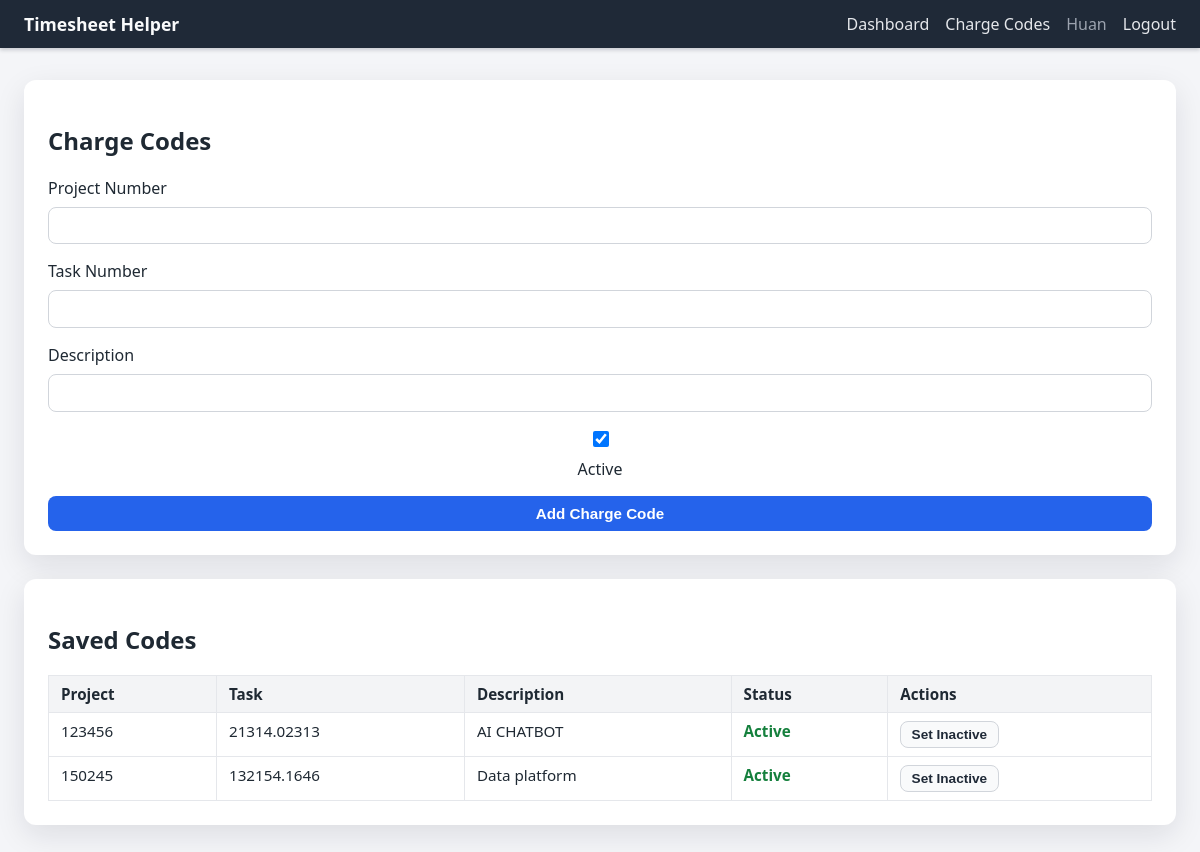
/charge-codes (signed in), run on the app's committed database.
### tables this page shows
CREATE TABLE users (
                id INTEGER PRIMARY KEY AUTOINCREMENT,
                email TEXT UNIQUE NOT NULL,
                name TEXT NOT NULL,
                password_hash TEXT NOT NULL,
                created_at TEXT NOT NULL
            );

CREATE TABLE charge_codes (
                id INTEGER PRIMARY KEY AUTOINCREMENT,
                user_id INTEGER NOT NULL,
                project_number TEXT NOT NULL,
                task_number TEXT NOT NULL,
                description TEXT NOT NULL DEFAULT '', is_active INTEGER NOT NULL DEFAULT 1,
                UNIQUE(user_id, project_number, task_number),
                FOREIGN KEY(user_id) REFERENCES users(id) ON DELETE CASCADE
            );

### app.py (the view, shortened to what this page needs)
    @app.route("/charge-codes", methods=["GET", "POST"])
    def charge_codes():
        if g.user is None:
            return redirect(url_for("login"))
        codes = list_charge_codes(g.user["id"])
        return render_template("charge_codes.html", charge_codes=codes)

### app.py (called while the page is built)
def create_app() -> Flask:
    app = Flask(__name__)
    app.config.update(
        SECRET_KEY="change-me",
        DATABASE=str(DATABASE_PATH),
    )
    app.jinja_env.filters["minutes_to_label"] = minutes_to_label
    app.jinja_env.filters["minutes_to_ampm"] = minutes_to_ampm
    Path(app.config["DATABASE"]).parent.mkdir(parents=True, exist_ok=True)
    @app.before_request
    def load_logged_in_user() -> None:
        g.db = get_db()
        user_id = session.get("user_id")
        if user_id is None:
            g.user = None
        else:
            g.user = get_user_by_id(user_id)
    @app.teardown_appcontext
    def close_db(exception: Optional[BaseException]) -> None:  # pragma: no cover - teardown
        db = g.pop("db", None)
        if db is not None:
            db.close()
    register_routes(app)
    with app.app_context():
        init_db()
    return app

def get_db() -> sqlite3.Connection:
    if "db" not in g:
        conn = sqlite3.connect(current_app.config["DATABASE"])
        conn.row_factory = sqlite3.Row
        g.db = conn
    return g.db

def get_user_by_id(user_id: int) -> Optional[sqlite3.Row]:
    return g.db.execute("SELECT * FROM users WHERE id = ?", (user_id,)).fetchone()

def list_charge_codes(user_id: int):
    rows = g.db.execute(
        """
        SELECT id, project_number, task_number, description, is_active
        FROM charge_codes
        WHERE user_id = ?
        ORDER BY project_number, task_number
        """,
        (user_id,),
    ).fetchall()
    return rows

### templates/charge_codes.html (shortened to what this page needs)
{% extends "base.html" %}
{% block content %}
<section class="card">
    <h1>Charge Codes</h1>
    <form method="post" class="form-grid">
        <label>
            Project Number
            <input type="text" name="project_number" required>
        </label>
        <label>
            Task Number
            <input type="text" name="task_number" required>
        </label>
        <label>
            Description
            <input type="text" name="description" required>
        </label>
        <label class="checkbox-label">
            <input type="checkbox" name="is_active" checked>
            <span>Active</span>
        </label>
        <button type="submit" class="btn primary">Add Charge Code</button>
    </form>
</section>
<section class="card">
    <h2>Saved Codes</h2>
    {% if charge_codes %}
    <table class="data-table">
        <thead>
            <tr>
                <th>Project</th>
                <th>Task</th>
                <th>Description</th>
                <th>Status</th>
                <th>Actions</th>
            </tr>
        </thead>
        <tbody>
            {% for code in charge_codes %}
            <tr class="{% if not code['is_active'] %}inactive-row{% endif %}">
                <td>{{ code['project_number'] }}</td>
                <td>{{ code['task_number'] }}</td>
                <td>{{ code['description'] }}</td>
                <td>
                    {% if code['is_active'] %}
                    <span class="status active">Active</span>
                    {% else %}
                    <span class="status inactive">Inactive</span>
                    {% endif %}
                </td>
                <td>
                    <form method="post" class="inline-form">
                        {% if code['is_active'] %}
                        <button type="submit" class="btn small tertiary">Set Inactive</button>
                        {% else %}
                        <button type="submit" class="btn small secondary">Set Active</button>
                        {% endif %}
                    </form>
                </td>
            </tr>
            {% endfor %}
        </tbody>
    </table>
    {% else %}
    <p class="muted">No charge codes yet. Add your first code above.</p>
    {% endif %}
</section>
{% endblock %}

### templates/base.html (shortened to what this page needs)
<!doctype html>
<html lang="en">
<head>
    <link rel="stylesheet" href="{{ url_for('static', filename='style.css') }}">
</head>
<body>
<header class="app-header">
    <nav class="nav-bar">
        <div class="brand">
            <a href="{{ url_for('dashboard') }}">Timesheet Helper</a>
        </div>
        <div class="nav-links">
            {% if g.user %}
            <a href="{{ url_for('dashboard') }}">Dashboard</a>
            <a href="{{ url_for('charge_codes') }}">Charge Codes</a>
            <span class="user-name">{{ g.user['name'] }}</span>
            <a href="{{ url_for('logout') }}">Logout</a>
            {% else %}
            <a href="{{ url_for('login') }}">Login</a>
            <a href="{{ url_for('register') }}">Register</a>
            {% endif %}
        </div>
    </nav>
</header>
<main class="app-container">
    {% block content %}{% endblock %}
</main>
</body>
</html>

### static/style.css (style rules this page uses)
body { font-family: system-ui, -apple-system, BlinkMacSystemFont, "Segoe UI", sans-serif; margin: 0; background: #f4f5f8; color: #1f2933; }
a { color: #1d4ed8; text-decoration: none; }
.app-header { background: #1f2937; color: #f9fafb; box-shadow: 0 2px 4px rgba(15, 23, 42, 0.2); }
.nav-bar { display: flex; align-items: center; justify-content: space-between; padding: 0.75rem 1.5rem; }
.brand a { color: #f9fafb; font-weight: 600; font-size: 1.1rem; }
.nav-links { display: flex; gap: 1rem; align-items: center; }
.nav-links a { color: #e5e7eb; }
.user-name { color: #9ca3af; }
.app-container { max-width: 1350px; margin: 2rem auto; padding: 0 1.5rem 3rem; display: flex; flex-direction: column; gap: 1.5rem; }
.card { background: #ffffff; border-radius: 12px; padding: 1.5rem; box-shadow: 0 10px 30px rgba(15, 23, 42, 0.1); }
.form-grid { display: grid; gap: 1rem; }
.form-grid label { display: flex; flex-direction: column; gap: 0.5rem; font-weight: 500; }
.form-grid input, .form-grid select, .form-grid textarea { border: 1px solid #d1d5db; border-radius: 8px; padding: 0.55rem 0.75rem; font-size: 1rem; }
.checkbox-label { display: flex; align-items: center; gap: 0.5rem; font-weight: 500; }
.checkbox-label input[type="checkbox"] { width: 16px; height: 16px; }
.btn { display: inline-flex; align-items: center; justify-content: center; gap: 0.25rem; border-radius: 8px; padding: 0.5rem 1rem; font-size: 0.95rem; font-weight: 600; cursor: pointer; border: 1px solid transparent; transition: transform 0.1s ease, box-shadow 0.1s ease; }
.btn.primary { background: #2563eb; color: #ffffff; }
.btn.small { padding: 0.3rem 0.65rem; font-size: 0.85rem; }
.inline-form { display: inline; }
.status.active { color: #15803d; font-weight: 600; }
.btn.tertiary { background: #f9fafb; color: #1f2937; border: 1px solid #d1d5db; }
.data-table { width: 100%; border-collapse: collapse; }
.data-table th, .data-table td { border: 1px solid #e5e7eb; padding: 0.5rem 0.75rem; text-align: left; vertical-align: top; font-size: 0.95rem; }
.data-table th { background: #f3f4f6; font-weight: 600; }

### data on the page
users: user.name "Huan"
charge_codes: project_number "123456", task_number "21314.02313", description "AI CHATBOT", is_active "Active"
charge_codes: project_number "150245", task_number "132154.1646", description "Data platform", is_active "Active"
